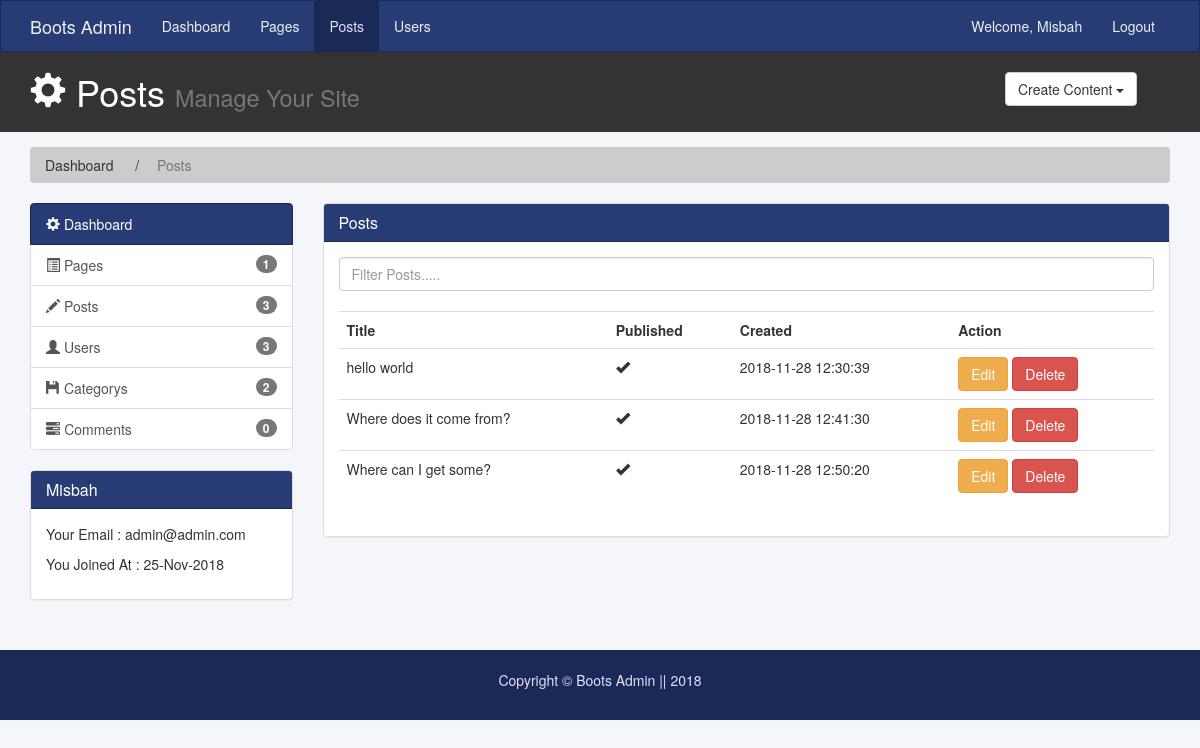
Screenshot of /post.php (signed in) with the database file from the repository.
### tables this page shows
CREATE TABLE `post` (
  `post_id` int(99) NOT NULL,
  `user_id` int(99) NOT NULL,
  `category_id` int(99) NOT NULL,
  `image_name` varchar(250) NOT NULL,
  `post_title` varchar(250) NOT NULL,
  `post_body` text NOT NULL,
  `created_at` timestamp NOT NULL DEFAULT CURRENT_TIMESTAMP,
  `updated_at` timestamp NOT NULL DEFAULT '0000-00-00 00:00:00' ON UPDATE CURRENT_TIMESTAMP
);

### partial/post.php (the view)
<?php
include_once 'app/db.php';
    $query = "SELECT * FROM post";
    $result = $db->query($query);
    if($result-> num_rows > 0){
        while($row = $result->fetch_assoc()){
            echo '<tr>';
            echo '<td>'.$row['post_title'].'</td>';
            echo '<td><span class="glyphicon glyphicon-ok" aria-hidden="true"></span></td>';
            echo '<td>'.$row['created_at'].'</td>';
            echo '<td><a href="edit_post.php?id=' . $row['post_id'] . '" class="btn btn-warning">Edit</a>
            <a onclick="confirm(" are you sure Want to Delete? ")" href="action/deletepost.php?id=' . $row['post_id'] . '" class="btn btn-danger">Delete</a></td>';
            echo '</tr>';
        }
    }else{
        echo '<tr>';
        echo '<td><h3>There is no Post Found</h3</td>';
        echo '</tr>';
    }

### rows the page displays
post: post_title "hello world", created_at "2018-11-28 12:30:39"
post: post_title "Where does it come from?", created_at "2018-11-28 12:41:30"
post: post_title "Where can I get some?", created_at "2018-11-28 12:50:20"

### other values shown
$user "Misbah"
$title "Posts"
pageCount() "1"
postCount() "3"
userCount() "3"
categoryCount() "2"
commentCount() "0"
$users['name'] "Misbah"
$users['email'] "admin@admin.com"
$users['joining'] "25-Nov-2018"
